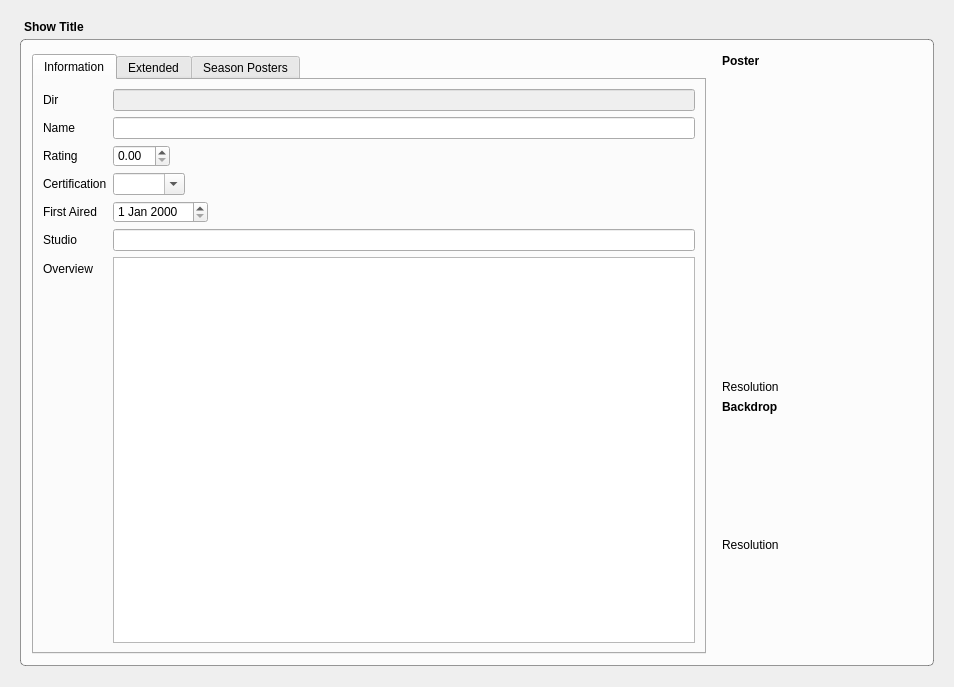
<?xml version="1.0" encoding="UTF-8"?>
<ui version="4.0">
 <class>TvShowWidgetTvShow</class>
 <widget class="QWidget" name="TvShowWidgetTvShow">
  <property name="geometry">
   <rect>
    <x>0</x>
    <y>0</y>
    <width>954</width>
    <height>687</height>
   </rect>
  </property>
  <property name="windowTitle">
   <string>Form</string>
  </property>
  <property name="styleSheet">
   <string notr="true">#scrollArea {
	background: transparent;
}
#scrollAreaWidgetContents {
	background: transparent;
}</string>
  </property>
  <layout class="QVBoxLayout" name="verticalLayout" stretch="0,1">
   <property name="spacing">
    <number>5</number>
   </property>
   <property name="leftMargin">
    <number>20</number>
   </property>
   <property name="topMargin">
    <number>20</number>
   </property>
   <property name="rightMargin">
    <number>20</number>
   </property>
   <property name="bottomMargin">
    <number>21</number>
   </property>
   <item>
    <widget class="QLabel" name="showTitle">
     <property name="font">
      <font>
       <weight>75</weight>
       <bold>true</bold>
      </font>
     </property>
     <property name="text">
      <string>Show Title</string>
     </property>
     <property name="indent">
      <number>4</number>
     </property>
    </widget>
   </item>
   <item>
    <widget class="MyGroupBox" name="groupBox_3">
     <property name="styleSheet">
      <string notr="true">QGroupBox {
	border: 1px solid rgba(0, 0, 0, 100);
	border-radius: 5px;
	background-color: rgba(255, 255, 255, 200);
}</string>
     </property>
     <property name="title">
      <string/>
     </property>
     <layout class="QHBoxLayout" name="horizontalLayout_2">
      <item>
       <widget class="QTabWidget" name="tabWidget">
        <property name="focusPolicy">
         <enum>Qt::NoFocus</enum>
        </property>
        <property name="currentIndex">
         <number>0</number>
        </property>
        <widget class="QWidget" name="tab1">
         <attribute name="title">
          <string>Information</string>
         </attribute>
         <layout class="QVBoxLayout" name="verticalLayout_2">
          <item>
           <layout class="QFormLayout" name="formLayout">
            <property name="fieldGrowthPolicy">
             <enum>QFormLayout::ExpandingFieldsGrow</enum>
            </property>
            <property name="rowWrapPolicy">
             <enum>QFormLayout::WrapLongRows</enum>
            </property>
            <item row="0" column="0">
             <widget class="QLabel" name="label">
              <property name="text">
               <string>Dir</string>
              </property>
             </widget>
            </item>
            <item row="0" column="1">
             <widget class="QLineEdit" name="dir">
              <property name="enabled">
               <bool>false</bool>
              </property>
             </widget>
            </item>
            <item row="1" column="0">
             <widget class="QLabel" name="label_2">
              <property name="text">
               <string>Name</string>
              </property>
             </widget>
            </item>
            <item row="1" column="1">
             <widget class="QLineEdit" name="name"/>
            </item>
            <item row="2" column="0">
             <widget class="QLabel" name="label_4">
              <property name="text">
               <string>Rating</string>
              </property>
             </widget>
            </item>
            <item row="2" column="1">
             <widget class="QDoubleSpinBox" name="rating"/>
            </item>
            <item row="3" column="0">
             <widget class="QLabel" name="label_8">
              <property name="text">
               <string>Certification</string>
              </property>
             </widget>
            </item>
            <item row="3" column="1">
             <widget class="QComboBox" name="certification">
              <property name="editable">
               <bool>true</bool>
              </property>
              <property name="sizeAdjustPolicy">
               <enum>QComboBox::AdjustToContents</enum>
              </property>
             </widget>
            </item>
            <item row="4" column="0">
             <widget class="QLabel" name="label_5">
              <property name="text">
               <string>First Aired</string>
              </property>
             </widget>
            </item>
            <item row="4" column="1">
             <widget class="QDateEdit" name="firstAired"/>
            </item>
            <item row="5" column="0">
             <widget class="QLabel" name="label_9">
              <property name="text">
               <string>Studio</string>
              </property>
             </widget>
            </item>
            <item row="5" column="1">
             <widget class="QLineEdit" name="studio"/>
            </item>
            <item row="6" column="0">
             <widget class="QLabel" name="label_15">
              <property name="text">
               <string>Overview</string>
              </property>
             </widget>
            </item>
            <item row="6" column="1">
             <widget class="QTextEdit" name="overview"/>
            </item>
           </layout>
          </item>
         </layout>
        </widget>
        <widget class="QWidget" name="tab">
         <attribute name="title">
          <string>Extended</string>
         </attribute>
         <layout class="QFormLayout" name="formLayout_2">
          <property name="fieldGrowthPolicy">
           <enum>QFormLayout::ExpandingFieldsGrow</enum>
          </property>
          <property name="rowWrapPolicy">
           <enum>QFormLayout::WrapLongRows</enum>
          </property>
          <item row="1" column="0">
           <widget class="QLabel" name="label_18">
            <property name="text">
             <string>Genres</string>
            </property>
           </widget>
          </item>
          <item row="1" column="1">
           <layout class="QHBoxLayout" name="horizontalLayout_4" stretch="1,0,0">
            <item>
             <widget class="QTableWidget" name="genres">
              <property name="maximumSize">
               <size>
                <width>300</width>
                <height>100</height>
               </size>
              </property>
              <property name="editTriggers">
               <set>QAbstractItemView::DoubleClicked</set>
              </property>
              <property name="showGrid">
               <bool>false</bool>
              </property>
              <attribute name="horizontalHeaderVisible">
               <bool>false</bool>
              </attribute>
              <attribute name="horizontalHeaderStretchLastSection">
               <bool>true</bool>
              </attribute>
              <attribute name="verticalHeaderVisible">
               <bool>false</bool>
              </attribute>
              <column>
               <property name="text">
                <string>Genre</string>
               </property>
              </column>
             </widget>
            </item>
            <item>
             <layout class="QVBoxLayout" name="verticalLayout_3">
              <item>
               <widget class="QPushButton" name="buttonAddGenre">
                <property name="toolTip">
                 <string>Add Genre</string>
                </property>
                <property name="text">
                 <string/>
                </property>
                <property name="icon">
                 <iconset resource="MediaElch.qrc">
                  <normaloff>:/img/plus.png</normaloff>:/img/plus.png</iconset>
                </property>
               </widget>
              </item>
              <item>
               <widget class="QPushButton" name="buttonRemoveGenre">
                <property name="toolTip">
                 <string>Remove Genre</string>
                </property>
                <property name="text">
                 <string/>
                </property>
                <property name="icon">
                 <iconset resource="MediaElch.qrc">
                  <normaloff>:/img/minus.png</normaloff>:/img/minus.png</iconset>
                </property>
               </widget>
              </item>
              <item>
               <spacer name="verticalSpacer_2">
                <property name="orientation">
                 <enum>Qt::Vertical</enum>
                </property>
                <property name="sizeHint" stdset="0">
                 <size>
                  <width>20</width>
                  <height>40</height>
                 </size>
                </property>
               </spacer>
              </item>
             </layout>
            </item>
            <item>
             <spacer name="horizontalSpacer">
              <property name="orientation">
               <enum>Qt::Horizontal</enum>
              </property>
              <property name="sizeHint" stdset="0">
               <size>
                <width>40</width>
                <height>20</height>
               </size>
              </property>
             </spacer>
            </item>
           </layout>
          </item>
          <item row="0" column="1">
           <layout class="QHBoxLayout" name="horizontalLayout_3">
            <item>
             <widget class="QTableWidget" name="actors">
              <property name="editTriggers">
               <set>QAbstractItemView::DoubleClicked</set>
              </property>
              <property name="showGrid">
               <bool>false</bool>
              </property>
              <attribute name="verticalHeaderVisible">
               <bool>false</bool>
              </attribute>
              <column>
               <property name="text">
                <string>Actor</string>
               </property>
              </column>
              <column>
               <property name="text">
                <string>Role</string>
               </property>
              </column>
             </widget>
            </item>
            <item>
             <layout class="QVBoxLayout" name="verticalLayout_9">
              <item>
               <widget class="QPushButton" name="buttonAddActor">
                <property name="toolTip">
                 <string>Add Actor</string>
                </property>
                <property name="text">
                 <string/>
                </property>
                <property name="icon">
                 <iconset resource="MediaElch.qrc">
                  <normaloff>:/img/plus.png</normaloff>:/img/plus.png</iconset>
                </property>
               </widget>
              </item>
              <item>
               <widget class="QPushButton" name="buttonRemoveActor">
                <property name="toolTip">
                 <string>Remove Actor</string>
                </property>
                <property name="text">
                 <string/>
                </property>
                <property name="icon">
                 <iconset resource="MediaElch.qrc">
                  <normaloff>:/img/minus.png</normaloff>:/img/minus.png</iconset>
                </property>
               </widget>
              </item>
              <item>
               <spacer name="verticalSpacer_5">
                <property name="orientation">
                 <enum>Qt::Vertical</enum>
                </property>
                <property name="sizeHint" stdset="0">
                 <size>
                  <width>20</width>
                  <height>40</height>
                 </size>
                </property>
               </spacer>
              </item>
             </layout>
            </item>
           </layout>
          </item>
          <item row="0" column="0">
           <widget class="QLabel" name="label_3">
            <property name="text">
             <string>Actors</string>
            </property>
           </widget>
          </item>
         </layout>
        </widget>
        <widget class="QWidget" name="tab_2">
         <attribute name="title">
          <string>Season Posters</string>
         </attribute>
         <layout class="QVBoxLayout" name="verticalLayout_4">
          <item>
           <widget class="QScrollArea" name="scrollArea">
            <property name="frameShape">
             <enum>QFrame::NoFrame</enum>
            </property>
            <property name="widgetResizable">
             <bool>true</bool>
            </property>
            <widget class="QWidget" name="scrollAreaWidgetContents">
             <property name="geometry">
              <rect>
               <x>0</x>
               <y>0</y>
               <width>615</width>
               <height>545</height>
              </rect>
             </property>
             <layout class="QFormLayout" name="seasonsLayout">
              <property name="fieldGrowthPolicy">
               <enum>QFormLayout::ExpandingFieldsGrow</enum>
              </property>
              <property name="rowWrapPolicy">
               <enum>QFormLayout::WrapLongRows</enum>
              </property>
              <property name="margin">
               <number>0</number>
              </property>
             </layout>
            </widget>
           </widget>
          </item>
         </layout>
        </widget>
       </widget>
      </item>
      <item>
       <layout class="QVBoxLayout" name="verticalLayout_6">
        <property name="leftMargin">
         <number>10</number>
        </property>
        <property name="topMargin">
         <number>0</number>
        </property>
        <item>
         <widget class="QLabel" name="label_13">
          <property name="font">
           <font>
            <weight>75</weight>
            <bold>true</bold>
           </font>
          </property>
          <property name="text">
           <string>Poster</string>
          </property>
         </widget>
        </item>
        <item>
         <widget class="MyLabel" name="poster">
          <property name="minimumSize">
           <size>
            <width>200</width>
            <height>300</height>
           </size>
          </property>
          <property name="maximumSize">
           <size>
            <width>200</width>
            <height>300</height>
           </size>
          </property>
          <property name="cursor">
           <cursorShape>PointingHandCursor</cursorShape>
          </property>
          <property name="toolTip">
           <string>Click to Change</string>
          </property>
          <property name="text">
           <string/>
          </property>
          <property name="pixmap">
           <pixmap resource="MediaElch.qrc">:/img/film_reel.png</pixmap>
          </property>
          <property name="alignment">
           <set>Qt::AlignCenter</set>
          </property>
         </widget>
        </item>
        <item>
         <widget class="QLabel" name="posterResolution">
          <property name="toolTip">
           <string>Resolution</string>
          </property>
          <property name="text">
           <string>Resolution</string>
          </property>
         </widget>
        </item>
        <item>
         <widget class="QLabel" name="label_16">
          <property name="font">
           <font>
            <weight>75</weight>
            <bold>true</bold>
           </font>
          </property>
          <property name="text">
           <string>Backdrop</string>
          </property>
         </widget>
        </item>
        <item>
         <widget class="MyLabel" name="backdrop">
          <property name="minimumSize">
           <size>
            <width>200</width>
            <height>112</height>
           </size>
          </property>
          <property name="maximumSize">
           <size>
            <width>200</width>
            <height>112</height>
           </size>
          </property>
          <property name="cursor">
           <cursorShape>PointingHandCursor</cursorShape>
          </property>
          <property name="toolTip">
           <string>Click to Change</string>
          </property>
          <property name="text">
           <string/>
          </property>
          <property name="pixmap">
           <pixmap resource="MediaElch.qrc">:/img/pictures_alt.png</pixmap>
          </property>
          <property name="alignment">
           <set>Qt::AlignCenter</set>
          </property>
         </widget>
        </item>
        <item>
         <widget class="QLabel" name="backdropResolution">
          <property name="toolTip">
           <string>Resolution</string>
          </property>
          <property name="text">
           <string>Resolution</string>
          </property>
         </widget>
        </item>
        <item>
         <spacer name="verticalSpacer_4">
          <property name="orientation">
           <enum>Qt::Vertical</enum>
          </property>
          <property name="sizeHint" stdset="0">
           <size>
            <width>20</width>
            <height>40</height>
           </size>
          </property>
         </spacer>
        </item>
       </layout>
      </item>
     </layout>
    </widget>
   </item>
  </layout>
 </widget>
 <customwidgets>
  <customwidget>
   <class>MyLabel</class>
   <extends>QLabel</extends>
   <header>MyLabel.h</header>
  </customwidget>
  <customwidget>
   <class>MyGroupBox</class>
   <extends>QGroupBox</extends>
   <header>MyGroupBox.h</header>
   <container>1</container>
  </customwidget>
 </customwidgets>
 <resources>
  <include location="MediaElch.qrc"/>
 </resources>
 <connections/>
</ui>
